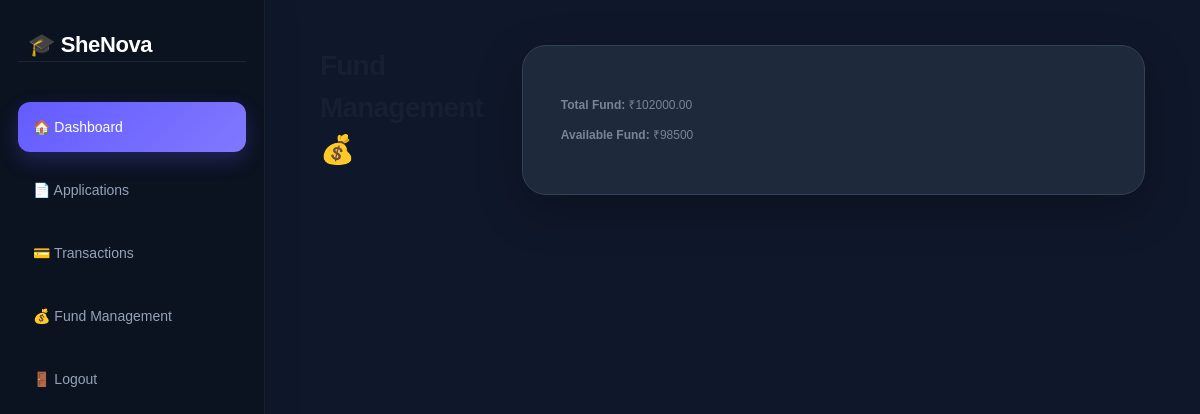
Page /admin_fund/ (signed in) on the earlier database version.
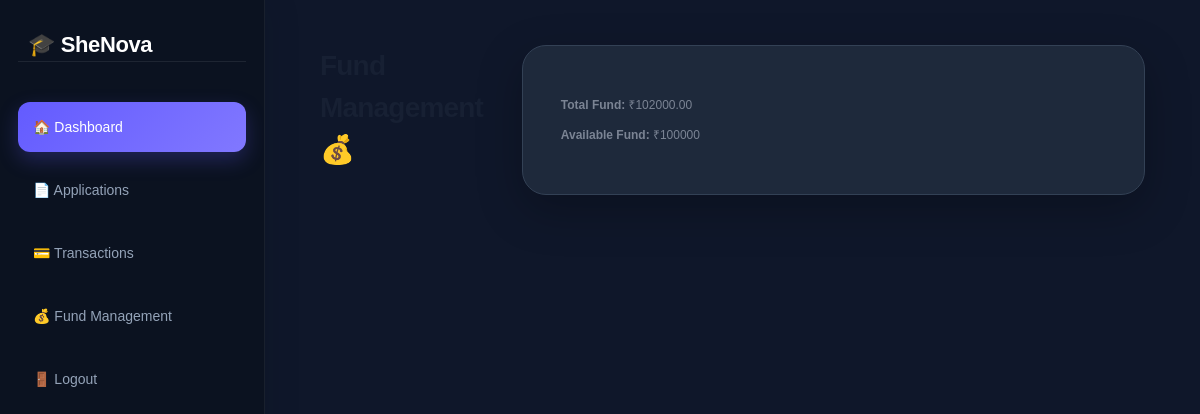
Same page on the later database version.
### accounts/models.py (models this page shows, shortened)
class Fund(models.Model):
    total_fund = models.DecimalField(max_digits=12, decimal_places=2, default=0)
    available_fund = models.IntegerField(default=1000000)
    last_updated = models.DateTimeField(auto_now=True)

### accounts/views.py (the view, shortened to what this page needs)
@login_required
def admin_fund(request):
    if not request.user.is_superuser:
        return redirect('login')
    fund = Fund.objects.first()
    return render(request, 'accounts/admin_fund.html', {
        'fund': fund
    })

### accounts/templates/accounts/admin_fund.html
{% load static %}
{% block content %}
<link rel="stylesheet"
      href="{% static 'shenova.css' %}">
<div class="sidebar">
<h2>🎓 SheNova</h2>
<a href="{% url 'admin_dashboard' %}">🏠 Dashboard</a>
<a href="{% url 'admin_applications' %}">📄 Applications</a>
<a href="{% url 'admin_transactions' %}">💳 Transactions</a>
<a href="{% url 'admin_fund' %}">💰 Fund Management</a>
<a href="{% url 'logout' %}">🚪 Logout</a>
</div>
<div class="main">
<h2>Fund Management 💰</h2>
<div class="card">
<p class="fund-text"><strong>Total Fund:</strong> ₹{{ fund.total_fund }}</p>
<p class="fund-text"><strong>Available Fund:</strong> ₹{{ fund.available_fund }}</p>
</div>
</div>
{% endblock %}

Differences in the rows shown:
changed Fund: available_fund "98500" → "100000"
